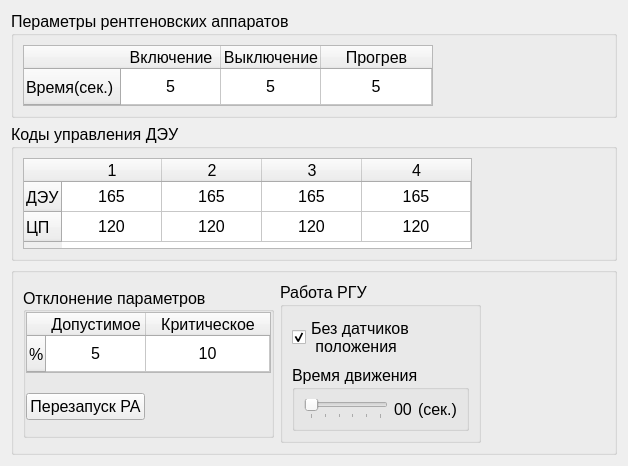
<?xml version="1.0" encoding="UTF-8"?>
<ui version="4.0">
 <class>SPRSettingsRentgenControlWidget</class>
 <widget class="QWidget" name="SPRSettingsRentgenControlWidget">
  <property name="geometry">
   <rect>
    <x>0</x>
    <y>0</y>
    <width>628</width>
    <height>431</height>
   </rect>
  </property>
  <property name="font">
   <font>
    <family>Tahoma</family>
    <pointsize>12</pointsize>
   </font>
  </property>
  <property name="windowTitle">
   <string>Form</string>
  </property>
  <layout class="QVBoxLayout" name="verticalLayout_3">
   <item>
    <widget class="QGroupBox" name="groupBox_3">
     <property name="title">
      <string>Пераметры рентгеновских аппаратов</string>
     </property>
     <layout class="QHBoxLayout" name="horizontalLayout_5">
      <item>
       <widget class="QTableWidget" name="tPapamsRA">
        <property name="sizePolicy">
         <sizepolicy hsizetype="Maximum" vsizetype="Maximum">
          <horstretch>0</horstretch>
          <verstretch>0</verstretch>
         </sizepolicy>
        </property>
        <property name="minimumSize">
         <size>
          <width>410</width>
          <height>61</height>
         </size>
        </property>
        <property name="maximumSize">
         <size>
          <width>410</width>
          <height>61</height>
         </size>
        </property>
        <property name="font">
         <font>
          <family>Tahoma</family>
          <pointsize>12</pointsize>
         </font>
        </property>
        <property name="verticalScrollBarPolicy">
         <enum>Qt::ScrollBarAlwaysOff</enum>
        </property>
        <property name="horizontalScrollBarPolicy">
         <enum>Qt::ScrollBarAlwaysOff</enum>
        </property>
        <attribute name="horizontalHeaderStretchLastSection">
         <bool>true</bool>
        </attribute>
        <attribute name="verticalHeaderStretchLastSection">
         <bool>true</bool>
        </attribute>
        <row>
         <property name="text">
          <string>Время(сек.)</string>
         </property>
        </row>
        <column>
         <property name="text">
          <string>Включение</string>
         </property>
        </column>
        <column>
         <property name="text">
          <string>Выключение</string>
         </property>
        </column>
        <column>
         <property name="text">
          <string>Прогрев</string>
         </property>
        </column>
        <item row="0" column="0">
         <property name="text">
          <string>5</string>
         </property>
         <property name="textAlignment">
          <set>AlignCenter</set>
         </property>
        </item>
        <item row="0" column="1">
         <property name="text">
          <string>5</string>
         </property>
         <property name="textAlignment">
          <set>AlignCenter</set>
         </property>
        </item>
        <item row="0" column="2">
         <property name="text">
          <string>5</string>
         </property>
         <property name="textAlignment">
          <set>AlignCenter</set>
         </property>
        </item>
       </widget>
      </item>
      <item>
       <spacer name="horizontalSpacer">
        <property name="orientation">
         <enum>Qt::Horizontal</enum>
        </property>
        <property name="sizeHint" stdset="0">
         <size>
          <width>0</width>
          <height>20</height>
         </size>
        </property>
       </spacer>
      </item>
     </layout>
    </widget>
   </item>
   <item>
    <widget class="QGroupBox" name="groupBox_2">
     <property name="title">
      <string>Коды управления ДЭУ</string>
     </property>
     <property name="alignment">
      <set>Qt::AlignLeading|Qt::AlignLeft|Qt::AlignTop</set>
     </property>
     <property name="flat">
      <bool>true</bool>
     </property>
     <layout class="QHBoxLayout" name="horizontalLayout_4">
      <item>
       <widget class="QTableWidget" name="tDEUCode">
        <property name="sizePolicy">
         <sizepolicy hsizetype="MinimumExpanding" vsizetype="MinimumExpanding">
          <horstretch>0</horstretch>
          <verstretch>0</verstretch>
         </sizepolicy>
        </property>
        <property name="minimumSize">
         <size>
          <width>449</width>
          <height>91</height>
         </size>
        </property>
        <property name="maximumSize">
         <size>
          <width>449</width>
          <height>91</height>
         </size>
        </property>
        <property name="font">
         <font>
          <family>Tahoma</family>
          <pointsize>12</pointsize>
         </font>
        </property>
        <property name="autoScroll">
         <bool>true</bool>
        </property>
        <property name="wordWrap">
         <bool>false</bool>
        </property>
        <property name="cornerButtonEnabled">
         <bool>true</bool>
        </property>
        <property name="rowCount">
         <number>2</number>
        </property>
        <property name="columnCount">
         <number>4</number>
        </property>
        <attribute name="horizontalHeaderCascadingSectionResizes">
         <bool>false</bool>
        </attribute>
        <attribute name="horizontalHeaderStretchLastSection">
         <bool>true</bool>
        </attribute>
        <attribute name="verticalHeaderStretchLastSection">
         <bool>false</bool>
        </attribute>
        <row>
         <property name="text">
          <string>ДЭУ</string>
         </property>
        </row>
        <row>
         <property name="text">
          <string>ЦП</string>
         </property>
        </row>
        <column>
         <property name="text">
          <string>1</string>
         </property>
        </column>
        <column>
         <property name="text">
          <string>2</string>
         </property>
        </column>
        <column>
         <property name="text">
          <string>3</string>
         </property>
        </column>
        <column>
         <property name="text">
          <string>4</string>
         </property>
        </column>
        <item row="0" column="0">
         <property name="text">
          <string>165</string>
         </property>
         <property name="textAlignment">
          <set>AlignCenter</set>
         </property>
        </item>
        <item row="0" column="1">
         <property name="text">
          <string>165</string>
         </property>
         <property name="textAlignment">
          <set>AlignCenter</set>
         </property>
        </item>
        <item row="0" column="2">
         <property name="text">
          <string>165</string>
         </property>
         <property name="textAlignment">
          <set>AlignCenter</set>
         </property>
        </item>
        <item row="0" column="3">
         <property name="text">
          <string>165</string>
         </property>
         <property name="textAlignment">
          <set>AlignCenter</set>
         </property>
        </item>
        <item row="1" column="0">
         <property name="text">
          <string>120</string>
         </property>
         <property name="textAlignment">
          <set>AlignCenter</set>
         </property>
        </item>
        <item row="1" column="1">
         <property name="text">
          <string>120</string>
         </property>
         <property name="textAlignment">
          <set>AlignCenter</set>
         </property>
        </item>
        <item row="1" column="2">
         <property name="text">
          <string>120</string>
         </property>
         <property name="textAlignment">
          <set>AlignCenter</set>
         </property>
        </item>
        <item row="1" column="3">
         <property name="text">
          <string>120</string>
         </property>
         <property name="textAlignment">
          <set>AlignCenter</set>
         </property>
        </item>
       </widget>
      </item>
      <item>
       <spacer name="horizontalSpacer_2">
        <property name="orientation">
         <enum>Qt::Horizontal</enum>
        </property>
        <property name="sizeType">
         <enum>QSizePolicy::Expanding</enum>
        </property>
        <property name="sizeHint" stdset="0">
         <size>
          <width>0</width>
          <height>20</height>
         </size>
        </property>
       </spacer>
      </item>
     </layout>
    </widget>
   </item>
   <item>
    <widget class="QGroupBox" name="groupBox">
     <layout class="QHBoxLayout" name="horizontalLayout">
      <item>
       <widget class="QGroupBox" name="groupBox_4">
        <property name="sizePolicy">
         <sizepolicy hsizetype="Maximum" vsizetype="Maximum">
          <horstretch>0</horstretch>
          <verstretch>0</verstretch>
         </sizepolicy>
        </property>
        <property name="minimumSize">
         <size>
          <width>251</width>
          <height>151</height>
         </size>
        </property>
        <property name="maximumSize">
         <size>
          <width>251</width>
          <height>151</height>
         </size>
        </property>
        <property name="title">
         <string>Отклонение параметров</string>
        </property>
        <property name="alignment">
         <set>Qt::AlignLeading|Qt::AlignLeft|Qt::AlignVCenter</set>
        </property>
        <layout class="QVBoxLayout" name="verticalLayout_2">
         <property name="leftMargin">
          <number>0</number>
         </property>
         <property name="topMargin">
          <number>0</number>
         </property>
         <property name="rightMargin">
          <number>0</number>
         </property>
         <property name="bottomMargin">
          <number>0</number>
         </property>
         <item>
          <widget class="QTableWidget" name="tDiffParams">
           <property name="sizePolicy">
            <sizepolicy hsizetype="Maximum" vsizetype="Maximum">
             <horstretch>0</horstretch>
             <verstretch>0</verstretch>
            </sizepolicy>
           </property>
           <property name="minimumSize">
            <size>
             <width>231</width>
             <height>61</height>
            </size>
           </property>
           <property name="maximumSize">
            <size>
             <width>260</width>
             <height>61</height>
            </size>
           </property>
           <property name="font">
            <font>
             <family>Tahoma</family>
             <pointsize>12</pointsize>
            </font>
           </property>
           <attribute name="horizontalHeaderStretchLastSection">
            <bool>true</bool>
           </attribute>
           <attribute name="verticalHeaderStretchLastSection">
            <bool>true</bool>
           </attribute>
           <row>
            <property name="text">
             <string>%</string>
            </property>
           </row>
           <column>
            <property name="text">
             <string>Допустимое</string>
            </property>
           </column>
           <column>
            <property name="text">
             <string>Критическое</string>
            </property>
           </column>
           <item row="0" column="0">
            <property name="text">
             <string>5</string>
            </property>
            <property name="textAlignment">
             <set>AlignCenter</set>
            </property>
           </item>
           <item row="0" column="1">
            <property name="text">
             <string>10</string>
            </property>
            <property name="textAlignment">
             <set>AlignCenter</set>
            </property>
           </item>
          </widget>
         </item>
         <item>
          <widget class="QWidget" name="widget" native="true">
           <layout class="QHBoxLayout" name="horizontalLayout_3">
            <property name="leftMargin">
             <number>0</number>
            </property>
            <property name="topMargin">
             <number>0</number>
            </property>
            <property name="rightMargin">
             <number>0</number>
            </property>
            <property name="bottomMargin">
             <number>0</number>
            </property>
            <item>
             <widget class="QPushButton" name="bRARestart">
              <property name="text">
               <string>Перезапуск РА</string>
              </property>
             </widget>
            </item>
            <item>
             <spacer name="horizontalSpacer_3">
              <property name="orientation">
               <enum>Qt::Horizontal</enum>
              </property>
              <property name="sizeHint" stdset="0">
               <size>
                <width>124</width>
                <height>20</height>
               </size>
              </property>
             </spacer>
            </item>
           </layout>
          </widget>
         </item>
        </layout>
       </widget>
      </item>
      <item>
       <widget class="QGroupBox" name="groupBox_5">
        <property name="title">
         <string>Работа РГУ</string>
        </property>
        <layout class="QVBoxLayout" name="verticalLayout">
         <item>
          <widget class="QCheckBox" name="cbWOControlPlace">
           <property name="text">
            <string>Без датчиков
 положения</string>
           </property>
           <property name="checked">
            <bool>true</bool>
           </property>
          </widget>
         </item>
         <item>
          <widget class="QGroupBox" name="gbTimeMoveRGU">
           <property name="enabled">
            <bool>true</bool>
           </property>
           <property name="title">
            <string>Время движения</string>
           </property>
           <property name="checkable">
            <bool>false</bool>
           </property>
           <layout class="QHBoxLayout" name="horizontalLayout_2">
            <item>
             <widget class="QSlider" name="slTimeMoveRGU">
              <property name="enabled">
               <bool>true</bool>
              </property>
              <property name="maximum">
               <number>50</number>
              </property>
              <property name="pageStep">
               <number>1</number>
              </property>
              <property name="orientation">
               <enum>Qt::Horizontal</enum>
              </property>
              <property name="tickPosition">
               <enum>QSlider::TicksBelow</enum>
              </property>
              <property name="tickInterval">
               <number>10</number>
              </property>
             </widget>
            </item>
            <item>
             <widget class="QLabel" name="lTimeMoveGRU">
              <property name="minimumSize">
               <size>
                <width>18</width>
                <height>0</height>
               </size>
              </property>
              <property name="text">
               <string>00</string>
              </property>
             </widget>
            </item>
            <item>
             <widget class="QLabel" name="label_2">
              <property name="text">
               <string>(сек.)</string>
              </property>
             </widget>
            </item>
           </layout>
          </widget>
         </item>
        </layout>
       </widget>
      </item>
      <item>
       <spacer name="horizontalSpacer_4">
        <property name="orientation">
         <enum>Qt::Horizontal</enum>
        </property>
        <property name="sizeHint" stdset="0">
         <size>
          <width>40</width>
          <height>20</height>
         </size>
        </property>
       </spacer>
      </item>
     </layout>
    </widget>
   </item>
  </layout>
 </widget>
 <resources/>
 <connections/>
</ui>
